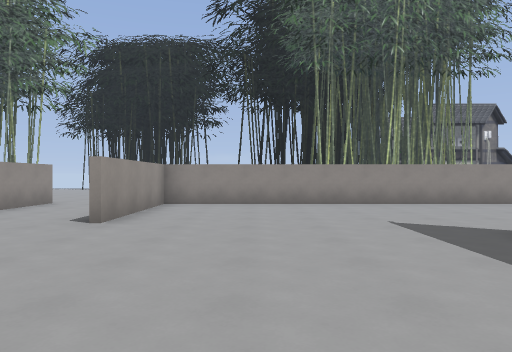
view 1 (above)

12 first-person views from a walk through a level from a Godot 3-D game. The camera is 1.4 m above the floor, looks level and sees 70° across. The floor is counted in squares, 2 m on a side. Each view is taken from the middle of a square. On the plan, view 1 faces up. The plan holds only what a view shows up to about 11 squares ahead; the rest is blank. Flat picture figures and markers are left out. Some surface patterns are stand-ins.

view 2
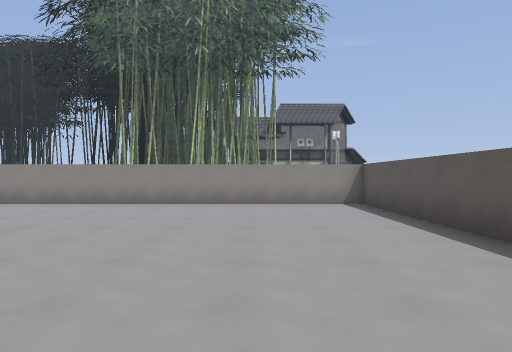

view 3
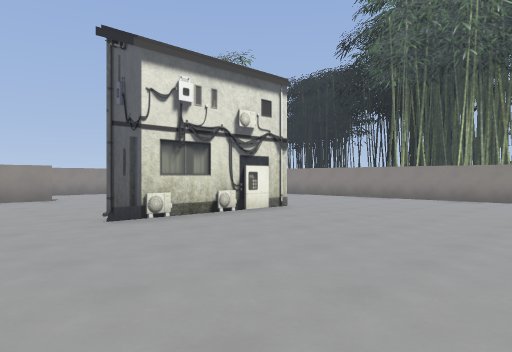

view 4
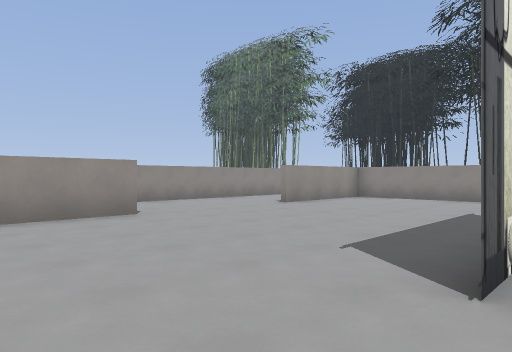

view 5
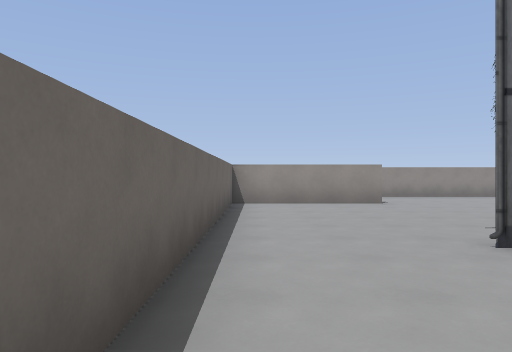

view 6
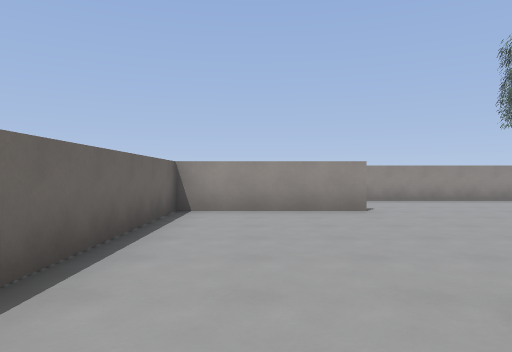

view 7
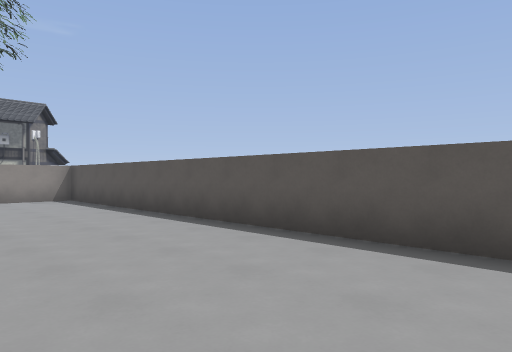

view 8
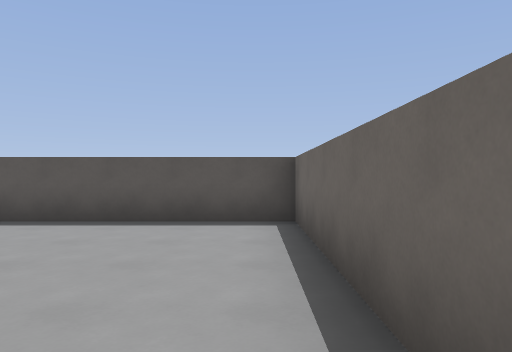

view 9
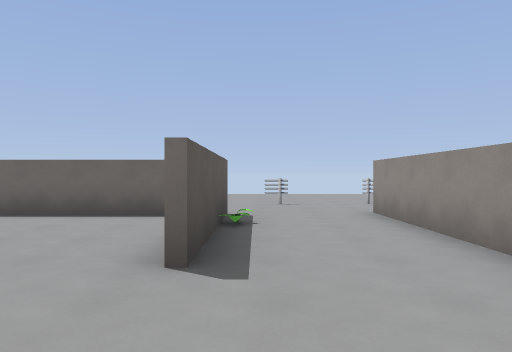

view 10
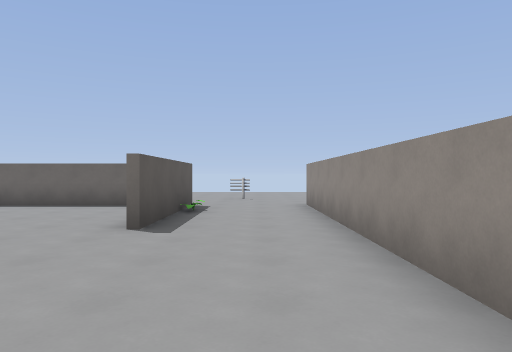

view 11
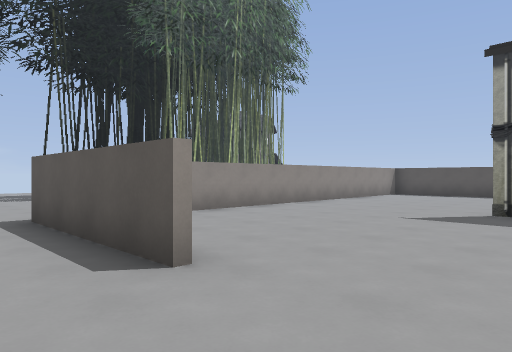

view 12
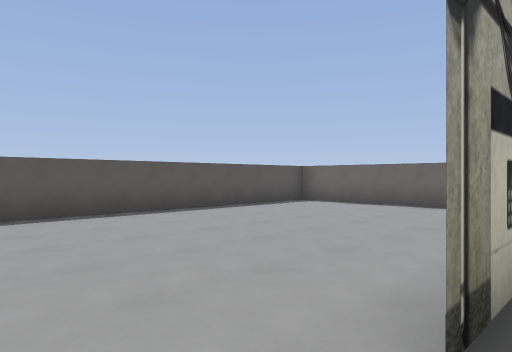

### Floor plan
Points are (right, up) in squares from view 1. A wall is a line through its corners. A room is listed if a view was taken in it or the views show most of it. See-through windows are left out.
Room 1 (views 1, 2, 3, 4, 5, 6, 7, 8, 9, 11, 12)
walls: (-2.3, 1.2) (-2.3, -2.6) (9.6, -2.6) (9.6, 9.1) (-2.3, 9.1) (-2.3, 5.4); (-2.5, -2.8) (-2.5, 1.2); (-5.2, 4.5) (-5.2, -3)
ways out: opening at (-3.5, 5.5) to room 2; opening at (-3.5, -4)
Room 2 (view 10)
walls: (-5.2, 9.5) (-5.2, 4.5); (-2.5, 5.4) (-2.5, 9.4)
ways out: opening at (-3.5, 5.5) to room 1

Where each view was taken, in squares from view 1:
view 1: 0 up, 0 right, facing up
view 2: 0 up, 7 right, facing up
view 3: 2 down, 9 right, facing up-left
view 4: 2 down, 4 right, facing up-left
view 5: 2 down, 7 right, facing left
view 6: 1 down, 5 right, facing left
view 7: 2 down, 6 right, facing up-right
view 8: 2 down, 4 right, facing right
view 9: 4 up, 3 left, facing down
view 10: 6 up, 4 left, facing down
view 11: 3 up, 4 left, facing up-right
view 12: 6 up, 3 right, facing down-right
